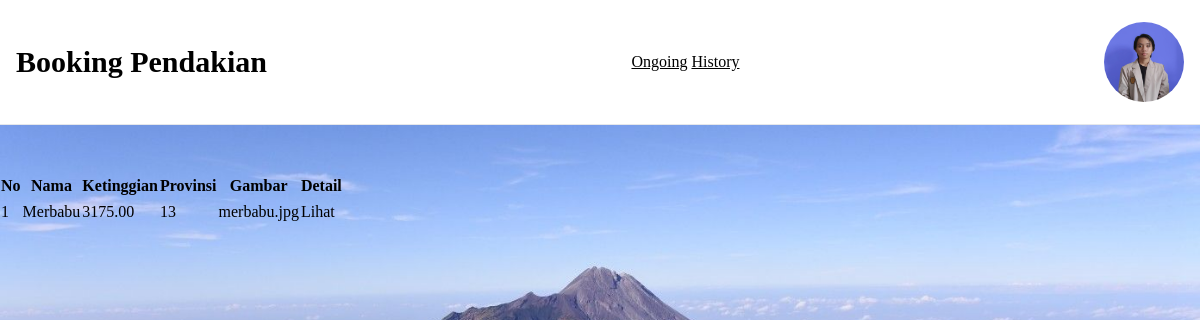
Screenshot of /listgunung.php (signed in) with the database file from the repository.
### tables this page shows
CREATE TABLE `user_detail` (
  `user_detail_id` int(11) NOT NULL,
  `user_id` int(11) DEFAULT NULL,
  `user_full_name` varchar(50) DEFAULT NULL,
  `user_phone_number` varchar(20) DEFAULT NULL,
  `user_birth_date` date DEFAULT NULL,
  `user_province` varchar(50) DEFAULT NULL,
  `user_city` varchar(50) NOT NULL,
  `user_district` varchar(50) DEFAULT NULL,
  `user_postal_code` char(10) DEFAULT NULL,
  `user_address` text DEFAULT NULL,
  `user_weight` decimal(5,2) DEFAULT NULL,
  `user_height` decimal(5,2) DEFAULT NULL,
  `user_photo` varchar(255) DEFAULT NULL,
  `user_identity_card` varchar(255) DEFAULT NULL,
  `user_identity_status` enum('unverified','verified','rejected') NOT NULL
);

CREATE TABLE `mountain` (
  `mountain_id` int(11) NOT NULL,
  `mountain_name` varchar(50) DEFAULT NULL,
  `mountain_height` decimal(8,2) DEFAULT NULL,
  `mountain_province` varchar(20) DEFAULT NULL,
  `mountain_img` varchar(255) DEFAULT NULL
);

### src/listgunung.php (the view, shortened to what this page needs)
<?php
include 'connection.php';
$queryMountain = $conn->query("SELECT * FROM mountain");
$dataMountain = array();
while ($arrData = $queryMountain->fetch_assoc()) {
    $dataMountain[] = $arrData;
}
?>
<!DOCTYPE html>
<html lang="en">
<head>
    <link rel="stylesheet" href="../dist/output.css">
    <script src="https://cdn.tailwindcss.com"></script>
</head>
<body style="background-image: url(../assets/img/Background/Gunungmerbabu3.jpg); background-repeat:no-repeat;background-size:100% 100vh">
    <?php include './components/navbar.php' ?>
    <table>
        <tr>
            <th>No</th>
            <th>Nama</th>
            <th>Ketinggian</th>
            <th>Provinsi</th>
            <th>Gambar</th>
            <th>Detail</th>
        </tr>
        <tr>
            <?php foreach ($dataMountain as $key => $mountain) : ?>
                <td>
                    <?php echo $key + 1; ?>
                </td>
                <td>
                    <?php echo $mountain['mountain_name']; ?>
                </td>
                <td>
                    <?php echo $mountain['mountain_height']; ?>
                </td>
                <td>
                    <?php echo $mountain['mountain_province']; ?>
                </td>
                <td>
                    <?php echo $mountain['mountain_img']; ?>
                </td>
                <td>
                    <a href="mountaindetail.php?mountain=<?php echo $mountain['mountain_id'] ?>">Lihat</a>
                </td>
            <?php endforeach; ?>
        </tr>
    </table>
</body>
</html>

### src/components/navbar.php (shortened to what this page needs)
<nav class="flex justify-between items-center px-4 py-5  h-[125px] mx-auto border-b mb-12 relative">
    <div>
        <a href="./index.php" class="text-3xl font-black">Booking Pendakian</a>
    </div>
    <div>
        <a href="./ongoing.php" class="underline">Ongoing</a>
        <a href="./history.php" class="underline">History</a>
    </div>
    <div class="flex items-center">
        <?php if (!isset($_SESSION['user'])) : ?>
            <a href="../src/login" class="bg-blue-500 text-white font-semibold w-[90px] py-2 rounded-sm hover:bg-blue-400 text-center block">Sign In</a>
        <?php else : ?>
            <div class="flex items-center gap-4">
                <div id='UserProfile' class="w-20 h-20 flex items-center overflow-hidden rounded-full object-cover cursor-pointer" onclick="handleProfileComponents()">
                    <?php
                    $userId = $_SESSION['user']['user_id'];
                    $result = $conn->query("SELECT user_photo FROM user_detail WHERE user_id = $userId");
                    if ($result && $result->num_rows > 0) {
                        $user_data = $result->fetch_assoc();
                        $userPhoto = $user_data['user_photo'];
                    ?>
                        <img src="../assets/img/userdata/<?php echo $userPhoto; ?>?timestamp=<?php echo time(); ?>" alt="user_profile">
                    <?php
                    } else {
                    ?>
                        <img src="../assets/default-profile.png" alt="user_profile">
                    <?php
                    }
                    ?>
                </div>
            </div>
        <?php endif; ?>
    </div>
</nav>

### src/components/navbar.php (style rules this page uses)
nav { background: white }

### rows the page displays
user_detail: user_photo (picture)
mountain: mountain_name "Merbabu", mountain_height "3175.00", mountain_province "13", mountain_img "merbabu.jpg"
